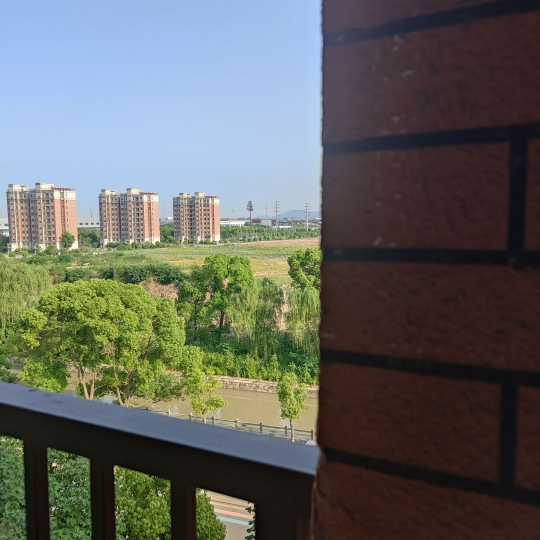
#> input picture project4/1.jpg, 1080 x 1080 px (shown at 1/2 size)
$ python homo.py
#> lines starting #> are read from the running program, lines starting #| are printed output that depends on the picture
import cv2
import numpy as np

# 读取两幅图像
image1 = cv2.imread('1.jpg')
#> image1 is the input picture: shape (1080, 1080, 3); mean B, G, R 95.2, 100, 97.3
image2 = cv2.imread('2.jpg')
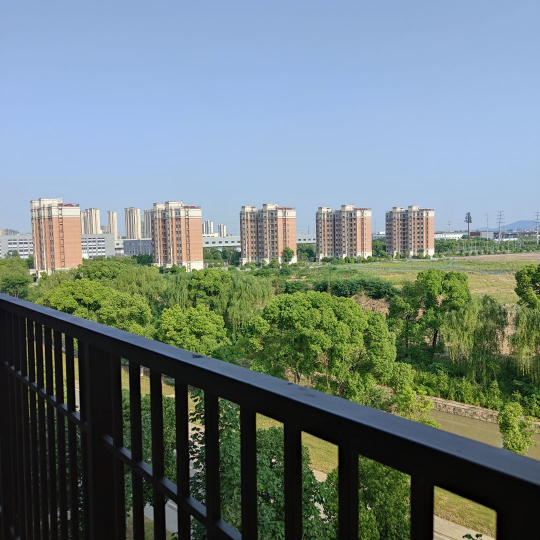
#> input picture project4/2.jpg, 1080 x 1080 px (shown at 1/2 size)
#> image2 is the input picture: shape (1080, 1080, 3); mean B, G, R 126.7, 127.2, 111.2

# 使用SIFT特征检测器和描述符来找到关键点和匹配
sift = cv2.SIFT_create()
keypoints1, descriptors1 = sift.detectAndCompute(image1, None)
#> keypoints1 = 5176 keypoints; strongest (x, y, size): (254, 1074, 3.2), (265, 989, 1.8), (108, 929, 5.1), (114, 1017, 1.9)
keypoints2, descriptors2 = sift.detectAndCompute(image2, None)
#> keypoints2 = 7180 keypoints; strongest (x, y, size): (384, 893, 2.2), (547, 921, 4.4), (407, 890, 2.6), (404, 832, 3.3)

# 使用FLANN匹配器来匹配关键点
FLANN_INDEX_KDTREE = 1
index_params = dict(algorithm=FLANN_INDEX_KDTREE, trees=5)
search_params = dict(checks=50)
flann = cv2.FlannBasedMatcher(index_params, search_params)
matches = flann.knnMatch(descriptors1, descriptors2, k=2)
#> matches = 5176 matches

# 进行比例测试来获得良好的匹配
good_matches = []
for m, n in matches:
    if m.distance < 0.7 * n.distance:
        good_matches.append(m)
#> after the loop, good_matches = 1175 matches

# 提取匹配点的坐标
src_pts = np.float32([keypoints1[m.queryIdx].pt for m in good_matches]).reshape(-1, 1, 2)
#> src_pts = 1175 rows, first 8: [7.92, 965.1], [7.95, 467.1], [9.86, 501.1], [10.86, 449.7], [10.86, 449.7], [11.64, 625.5], [11.89, 1014.9], [12.27, 673.7]
dst_pts = np.float32([keypoints2[m.trainIdx].pt for m in good_matches]).reshape(-1, 1, 2)
#> dst_pts = 1175 rows, first 8: [467, 939.6], [473.9, 498.1], [474.7, 528.2], [476.2, 483.5], [476.2, 483.5], [474, 637.3], [469.3, 985.4], [473.4, 679.5]

# 估计Homography矩阵
H, _ = cv2.findHomography(src_pts, dst_pts, cv2.RANSAC, 5.0)
#> H = [[0.577, -0.0247, 475.9], [-0.194, 0.854, 95.75], [-0.000376, -1.66e-05, 1]]

# 对第一幅图像应用Homography矩阵
height, width, _ = image2.shape
#> height = 1080; width = 1080
aligned_image = cv2.warpPerspective(image1, H, (width, height))
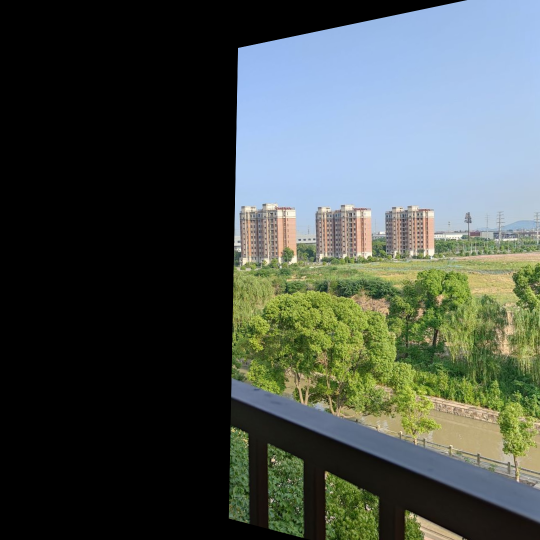
#> aligned_image: shape (1080, 1080, 3) (shown at 1/2 size); mean B, G, R 75.6, 80.7, 72.3

# 创建全景图像
panorama = cv2.addWeighted(image2, 0.5, aligned_image, 0.5, 0)
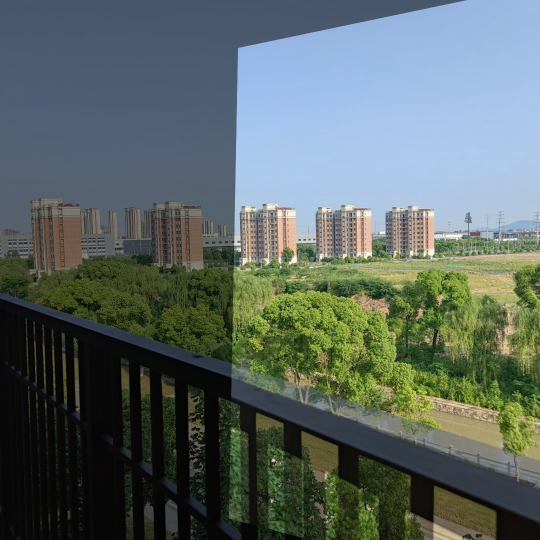
#> panorama: shape (1080, 1080, 3) (shown at 1/2 size); mean B, G, R 101.2, 103.9, 91.7

panorama_resized = cv2.resize(panorama, (int(width/2), int(height/2)))
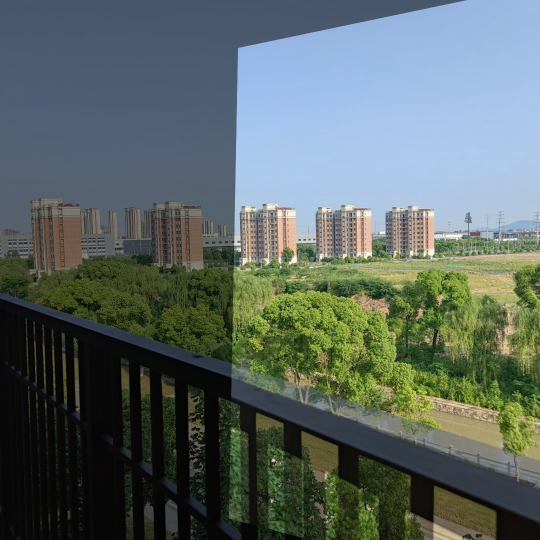
#> panorama_resized: shape (540, 540, 3); mean B, G, R 101.2, 104, 91.8

# 显示全景图像
cv2.imshow('result', panorama_resized)
cv2.waitKey(0)
cv2.destroyAllWindows()
print(H)
#| [[ 5.77022701e-01 -2.46972119e-02  4.75889033e+02]
#|  [-1.93662439e-01  8.54287570e-01  9.57531589e+01]
#|  [-3.75643876e-04 -1.66457294e-05  1.00000000e+00]]
